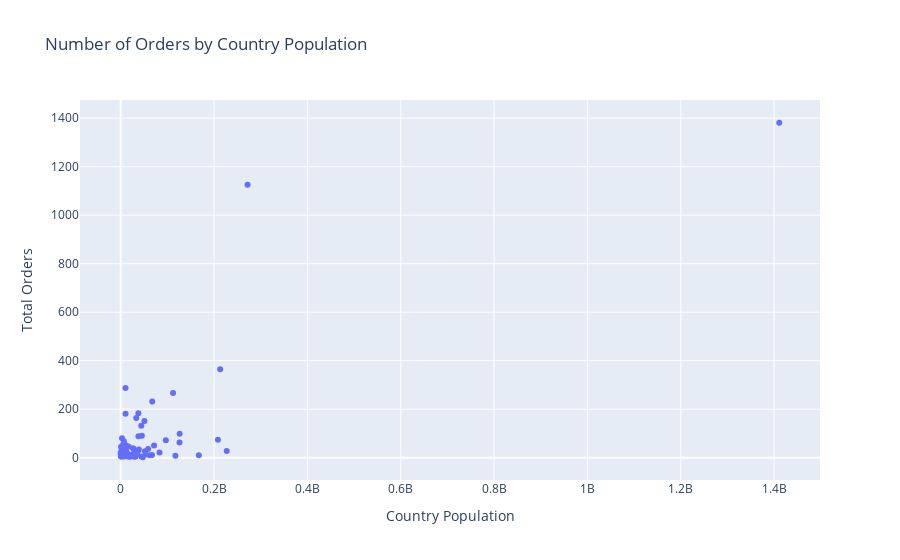

Write notebook code for a chart like this one.
### Code cell
fig = px.scatter(orders_by_pop, x="population2020", y="totalorders",
             title = 'Number of Orders by Country Population',
             labels={
                     "population2020": "Country Population",
                     "totalorders": "Total Orders"
            })
fig.show()

### Figure 1 — Plotly figure (JSON) as saved in the notebook; plotly's stock layout.template omitted (floating-point values rounded to 4 significant figures)
{"data": [{"hovertemplate": "Country Population=%{x}<br>Total Orders=%{y}<extra></extra>", "legendgroup": "", "marker": {"color": "#636efa", "symbol": "circle"}, "mode": "markers", "name": "", "orientation": "v", "showlegend": false, "type": "scatter", "x": [38972230, 2837849, 45376763, 2805608, 25655289, 10093121, 21522626, 167420951, 6934015, 9379952, 213196304, 772506, 38037204, 1411100000, 26491087, 50930662, 806166, 5123105, 11300698, 1237537, 83160871, 5831404, 10999664, 17588595, 47365655, 1329522, 117190911, 5529543, 67571107, 67081000, 3722716, 32180401, 13205153, 1596049, 10698599, 16858333, 10121763, 4047680, 11306801, 9750149, 271857970, 4985382, 9215100, 126261000, 18755666, 51985780, 126463, 6653942, 2254100, 630419, 1900449, 36688772, 2635130, 28225177, 125998302, 21224040, 53423198, 621306, 3294335, 33199993, 2489098, 208327405, 17441500, 5379475, 29348627, 5090200, 227196741, 4294396, 33304756, 112190977, 37899070, 10297081, 6618695, 301920, 8233970, 6899126, 2102419, 10353442, 71475664, 9543207, 12161723, 61704518, 44404611, 44132049, 34232050, 96648685, 214929, 1790133, 58801927], "xaxis": "x", "y": [34, 28, 91, 80, 14, 37, 5, 10, 5, 14, 365, 10, 89, 1381, 39, 151, 45, 30, 10, 23, 22, 8, 31, 4, 2, 14, 8, 45, 232, 11, 9, 5, 21, 11, 51, 46, 19, 24, 10, 7, 1125, 8, 7, 99, 11, 27, 22, 15, 9, 6, 5, 27, 14, 35, 63, 7, 13, 5, 39, 18, 15, 74, 8, 56, 4, 37, 28, 23, 164, 267, 183, 288, 8, 15, 11, 68, 38, 181, 50, 37, 23, 10, 5, 132, 14, 72, 14, 7, 36], "yaxis": "y"}], "layout": {"legend": {"tracegroupgap": 0}, "title": {"text": "Number of Orders by Country Population"}, "xaxis": {"anchor": "y", "domain": [0, 1], "title": {"text": "Country Population"}}, "yaxis": {"anchor": "x", "domain": [0, 1], "title": {"text": "Total Orders"}}}}
